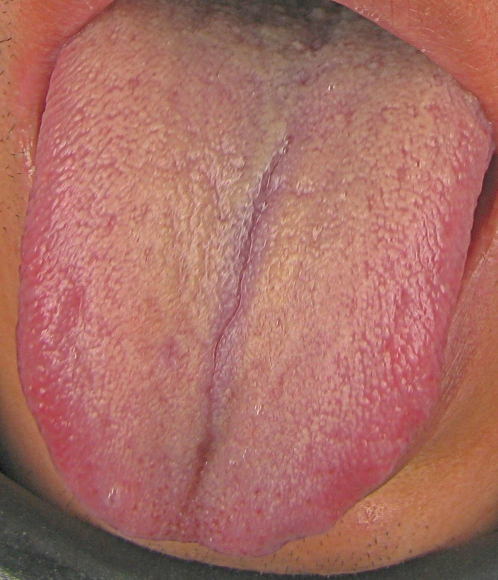
#> input picture data/train/mossyellow/0.jpg, 995 x 1159 px (shown at 1/2 size)
$ python -i ckpt_predict.py   (imports and definitions only)
#> lines starting #> are read from the running program, lines starting #| are printed output that depends on the picture
import tensorflow as tf
from PIL import Image, ImageFilter
import numpy as np
import cv2
import time
import os
# 超参数设置
# [1 line that did not run here, left out]

# 模型保存的路径和文件名
model_path = './model/dense.ckpt-74'
# 启动会话,载入网络结构,固定网络
# [1 line that did not run here, left out]
# 直接通过训练参数名称就可以获取需要的参数
# [1 line that did not run here, left out]
# 加载模型和训练好的参数
# [1 line not run here, left out]
# tongue_detction_image = './data/valid/cyan/190648_30fc383127a74113a1917020230a8661.png'
tongue_color_save_path = './data/0.png'
tongue_color_image_size = 416

def tongue_color(tongue_detction_image):
    # 舌色图像预处理
#> called with tongue_detction_image = 'data/train/mossyellow/0.jpg'
    image1 = Image.open(tongue_detction_image)
#> image1 is the input picture: PIL image 995x1159 RGB; mean R, G, B 168.5, 109.1, 99.8
    shrink_image = image1.resize((tongue_color_image_size, tongue_color_image_size))
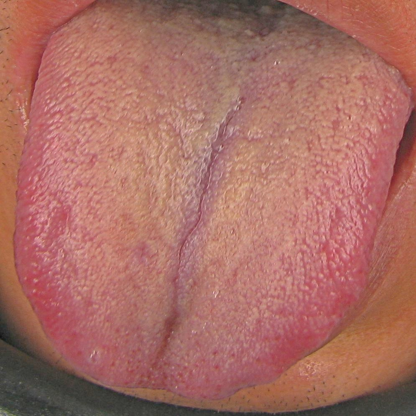
#> shrink_image: PIL image 416x416 RGB; mean R, G, B 168.5, 109.1, 99.8
    blurry_image = shrink_image.filter(ImageFilter.BLUR)
    zero_img = np.array(blurry_image)
    weight = zero_img.shape[0]
#> weight = 416
    height = zero_img.shape[1]
#> height = 416
    row_first = int(0.2 * weight)
#> row_first = 83
    row_final = int(0.8 * weight)
#> row_final = 332
    column_first = int(0.2 * height)
#> column_first = 83
    column_final = int(0.8 * height)
#> column_final = 332
    zero_img[row_first:row_final, column_first:column_final, :] = 0
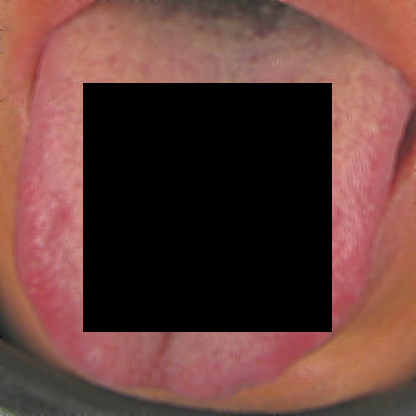
#> zero_img: shape (416, 416, 3); mean R, G, B 101.9, 64, 58.3
    img_bgr = cv2.cvtColor(zero_img, cv2.COLOR_RGB2BGR)
    HSV = cv2.cvtColor(img_bgr, cv2.COLOR_BGR2HSV)
#> HSV: shape (416, 416, 3); mean H, S, V 28.9, 67.9, 101.9
    HSV = cv2.cvtColor(HSV, cv2.COLOR_BGR2RGB)
#> HSV: shape (416, 416, 3); mean H, S, V 101.9, 67.9, 28.9
    final_img = Image.fromarray(HSV.astype('uint8')).convert('RGB')
    final_img.save(tongue_color_save_path)
    # 获取placeholder变量
#> (the run stopped early here; a loop or call above may not have finished)

$ run again, on data/train/mosswhite/001645_af6b75ecb1d04c9eba92ce8b96b8907f.png
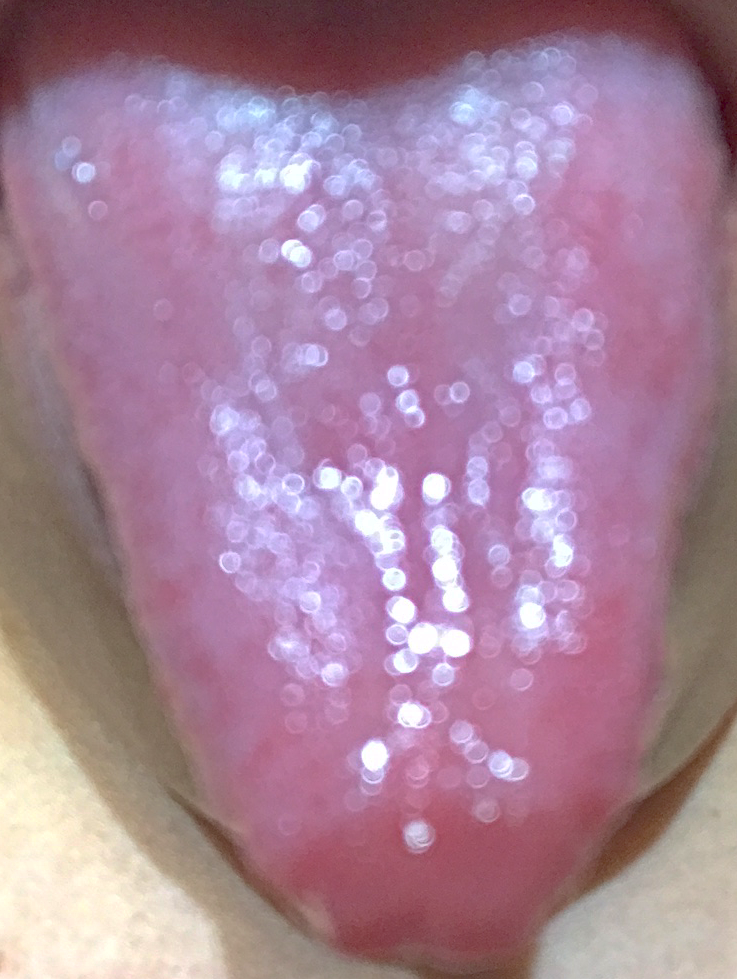
#> input picture data/train/mosswhite/001645_af6b75ecb1d04c9eba92ce8b96b8907f.png, 737 x 979 px
#> in tongue_color, image1 is the input picture: PIL image 737x979 RGB; mean R, G, B 168, 132.2, 154.7
#> in tongue_color, `shrink_image = image1.resize((tongue_color_image_size, tongue_color_im..`:
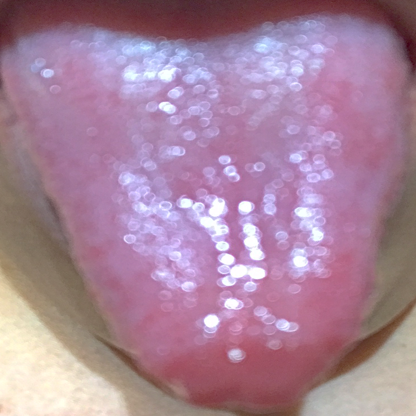
#> shrink_image: PIL image 416x416 RGB; mean R, G, B 168, 132.2, 154.7
#> in tongue_color, `zero_img[row_first:row_final, column_first:column_final, :] = 0`:
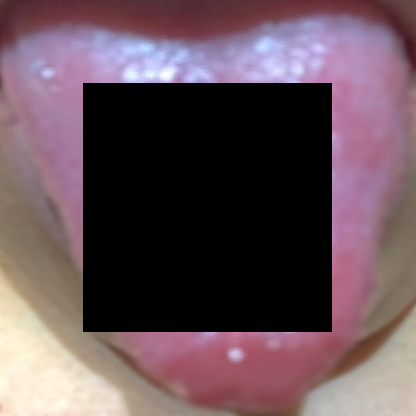
#> zero_img: shape (416, 416, 3); mean R, G, B 102, 80.8, 88.2

$ run again, on data/valid/mosswhite/044028_63fac3671d7540569e1b5abcab7e0eff_ro90.png
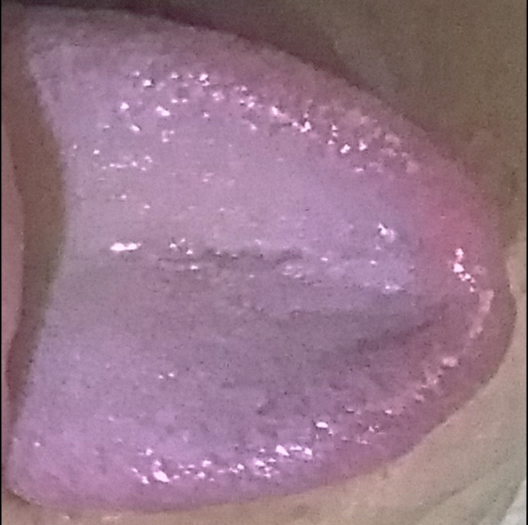
#> input picture data/valid/mosswhite/044028_63fac3671d7540569e1b5abcab7e0eff_ro90.png, 528 x 525 px
#> in tongue_color, image1 is the input picture: PIL image 528x525 RGB; mean R, G, B 151.4, 118.8, 137.1
#> in tongue_color, `blurry_image = shrink_image.filter(ImageFilter.BLUR)`:
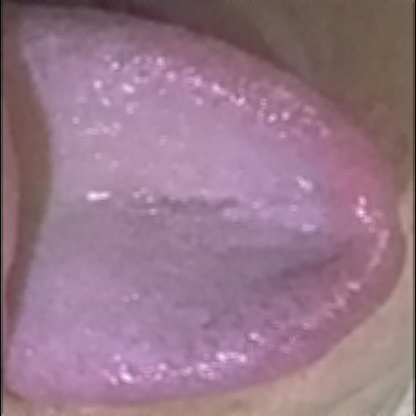
#> blurry_image: PIL image 416x416 RGB; mean R, G, B 151.2, 118.6, 136.9
#> in tongue_color, `zero_img[row_first:row_final, column_first:column_final, :] = 0`:
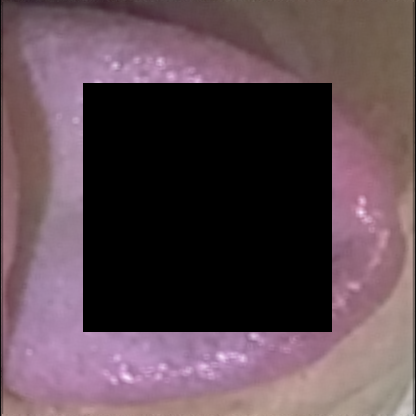
#> zero_img: shape (416, 416, 3); mean R, G, B 92.5, 72.4, 80
